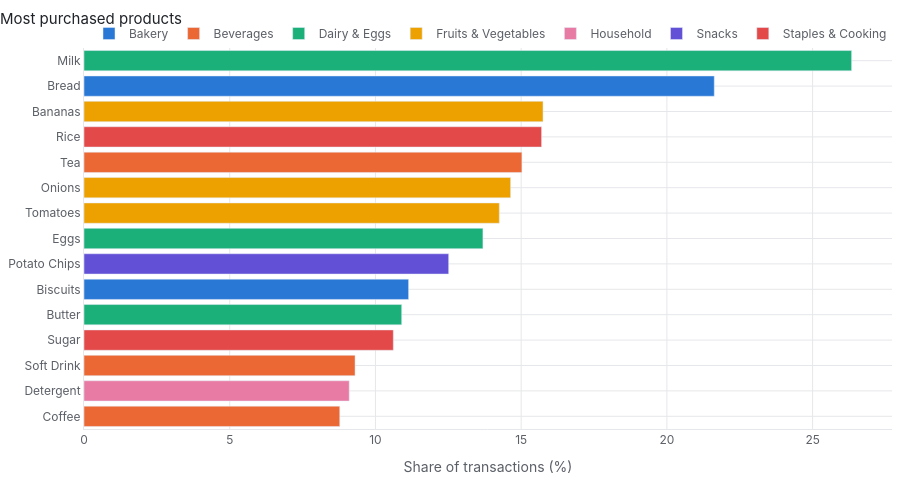

The code cell stored with this chart in its notebook:
### Markdown cell above
## 2. Products and baskets

### Code cell
popularity = product_popularity(data)
plots.product_bar(popularity, top_n=15)

### Figure 1 — Plotly figure (JSON) as saved in the notebook; plotly's stock layout.template omitted (floating-point values rounded to 4 significant figures)
{"data": [{"customdata": [891, 1730], "hovertemplate": "%{y}: %{x:.1f}% of transactions (%{customdata:,})<extra></extra>", "marker": {"color": "#2a78d6"}, "name": "Bakery", "orientation": "h", "type": "bar", "x": [11.14, 21.62], "y": ["Biscuits", "Bread"]}, {"customdata": [702, 744, 1202], "hovertemplate": "%{y}: %{x:.1f}% of transactions (%{customdata:,})<extra></extra>", "marker": {"color": "#eb6834"}, "name": "Beverages", "orientation": "h", "type": "bar", "x": [8.775, 9.3, 15.02], "y": ["Coffee", "Soft Drink", "Tea"]}, {"customdata": [872, 1095, 2107], "hovertemplate": "%{y}: %{x:.1f}% of transactions (%{customdata:,})<extra></extra>", "marker": {"color": "#1baf7a"}, "name": "Dairy & Eggs", "orientation": "h", "type": "bar", "x": [10.9, 13.69, 26.34], "y": ["Butter", "Eggs", "Milk"]}, {"customdata": [1140, 1171, 1260], "hovertemplate": "%{y}: %{x:.1f}% of transactions (%{customdata:,})<extra></extra>", "marker": {"color": "#eda100"}, "name": "Fruits & Vegetables", "orientation": "h", "type": "bar", "x": [14.25, 14.64, 15.75], "y": ["Tomatoes", "Onions", "Bananas"]}, {"customdata": [728], "hovertemplate": "%{y}: %{x:.1f}% of transactions (%{customdata:,})<extra></extra>", "marker": {"color": "#e87ba4"}, "name": "Household", "orientation": "h", "type": "bar", "x": [9.1], "y": ["Detergent"]}, {"customdata": [1001], "hovertemplate": "%{y}: %{x:.1f}% of transactions (%{customdata:,})<extra></extra>", "marker": {"color": "#6250d6"}, "name": "Snacks", "orientation": "h", "type": "bar", "x": [12.51], "y": ["Potato Chips"]}, {"customdata": [849, 1256], "hovertemplate": "%{y}: %{x:.1f}% of transactions (%{customdata:,})<extra></extra>", "marker": {"color": "#e34948"}, "name": "Staples & Cooking", "orientation": "h", "type": "bar", "x": [10.61, 15.7], "y": ["Sugar", "Rice"]}], "layout": {"barmode": "relative", "font": {"color": "#5b5f66", "family": "Inter, Segoe UI, system-ui, sans-serif", "size": 12}, "height": 480, "hoverlabel": {"bgcolor": "white", "font": {"color": "#1f2328", "size": 12}}, "legend": {"orientation": "h", "title": {"text": ""}, "x": 1, "xanchor": "right", "y": 1.0, "yanchor": "bottom"}, "margin": {"b": 8, "l": 8, "r": 8, "t": 48}, "paper_bgcolor": "rgba(0,0,0,0)", "plot_bgcolor": "rgba(0,0,0,0)", "title": {"font": {"color": "#1f2328", "size": 15}, "text": "Most purchased products", "x": 0, "xanchor": "left"}, "xaxis": {"gridcolor": "#e6e7ea", "linecolor": "#e6e7ea", "title": {"text": "Share of transactions (%)"}, "zeroline": false}, "yaxis": {"categoryarray": ["Coffee", "Detergent", "Soft Drink", "Sugar", "Butter", "Biscuits", "Potato Chips", "Eggs", "Tomatoes", "Onions", "Tea", "Rice", "Bananas", "Bread", "Milk"], "categoryorder": "array", "gridcolor": "#e6e7ea", "linecolor": "#e6e7ea", "zeroline": false}}}
